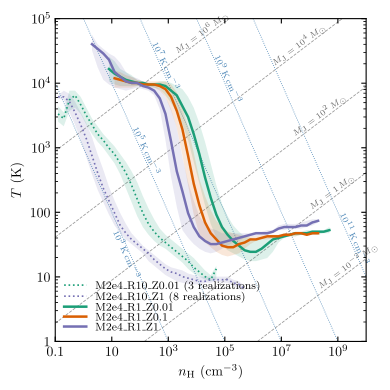

Generate this figure with Python:
"""n_H vs T phase diagrams of STARFORGE fiducial runs at two epochs.

For each entry in sim_paths.FIDUCIAL_RUNS, pick a snapshot, compute n_H and
T particle-wise (same recipe as gizmo/test/gmc_cooling/test_gmc_cooling.py),
and accumulate into a shared (log n_H, log T) 2D histogram per (cloud, logZ)
group. Pooling realizations by summing histograms keeps memory bounded.

Two PDFs are produced:
  * nH_vs_T.pdf       — first available snapshot in each output dir
  * nH_vs_T_t50.pdf   — snapshot at which N_stars first reaches 0.5 * N_final

Curves are per-n_H-column 16/50/84 percentiles recovered from the CDF; color
by logZ via sim_paths.logz_to_color, linestyle by cloud size (R1 solid, R10
dotted) matching sfe_vs_time.py. Lines of constant Jeans mass follow the
Hennebelle & Grudic 2024 ARAA Eq. 12 convention.
"""

import glob
import hashlib
import os

import h5py
import matplotlib
matplotlib.use("Agg")
from matplotlib import pyplot as plt
import numpy as np
from astropy import constants as c, units as u

from sim_paths import FIDUCIAL_RUNS, logz_to_color


RHO_TO_NH_CODE = (u.Msun / u.pc**3).to(c.m_p / u.cm**3)

# sim_paths.SimRun.path points into imf_data/, which only mirrors IMF.dat etc.
# The actual snapshot files live on ceph.
CEPH_ROOT = "/mnt/ceph/users/starforge"
IMF_ROOT = "imf_data"


def ceph_path(p):
    rel = os.path.relpath(p, IMF_ROOT)
    return os.path.join(CEPH_ROOT, rel)

LOG_NH_BINS = np.linspace(-1, 10, 56)
LOG_T_BINS = np.linspace(-1, 5, 251)
NH_CENTERS = 10.0 ** (0.5 * (LOG_NH_BINS[1:] + LOG_NH_BINS[:-1]))
T_CENTERS = 10.0 ** (0.5 * (LOG_T_BINS[1:] + LOG_T_BINS[:-1]))


def _snap_num(path):
    return int(os.path.basename(path).removeprefix("snapshot_").split(".")[0])


def first_snapshot(output_dir):
    files = glob.glob(os.path.join(output_dir, "snapshot_*.hdf5"))
    if not files:
        return None
    return min(files, key=_snap_num)


def _n_stars(snap_path):
    with h5py.File(snap_path, "r") as F:
        return int(F["Header"].attrs.get("NumPart_Total", [0] * 6)[5])


def snapshot_at_half_stars(output_dir):
    """Snapshot where the cumulative star count first reaches 0.5 * N_final.

    N_final is taken from the last available snapshot. N_stars is monotonic
    in snapshot index (sinks never disappear), so we bisect over the sorted
    snapshot list and only read each candidate's Header.
    """
    files = sorted(glob.glob(os.path.join(output_dir, "snapshot_*.hdf5")),
                   key=_snap_num)
    if not files:
        return None
    n_final = _n_stars(files[-1])
    if n_final < 2:
        return None
    target = 0.5 * n_final
    lo, hi = 0, len(files) - 1
    while lo < hi:
        mid = (lo + hi) // 2
        if _n_stars(files[mid]) >= target:
            hi = mid
        else:
            lo = mid + 1
    return files[lo]


CACHE_DIR = os.path.join(os.path.dirname(os.path.abspath(__file__)),
                         ".nH_vs_T_cache")


def _cache_path(snap_path):
    h = hashlib.md5(os.path.abspath(snap_path).encode()).hexdigest()[:16]
    return os.path.join(CACHE_DIR, f"{h}.npz")


def _build_snap_hist(snap_path):
    with h5py.File(snap_path, "r") as F:
        Z = F["PartType0/Metallicity"][:, :2]
        XH = 1.0 - Z[:, 0] - Z[:, 1]
        nH = F["PartType0/Density"][:] * XH * RHO_TO_NH_CODE
        T = F["PartType0/Temperature"][:]
    mask = (nH > 0) & (T > 0)
    log_nH = np.log10(nH[mask])
    log_T = np.log10(T[mask])
    h, _, _ = np.histogram2d(log_nH, log_T, bins=(LOG_NH_BINS, LOG_T_BINS))
    return h


def snap_hist(snap_path):
    """Per-snapshot (log n_H, log T) histogram, cached to disk.

    Cache is invalidated if the snapshot's mtime advances or if the bin edges
    differ from what's stored in the cache file.
    """
    cpath = _cache_path(snap_path)
    snap_mtime = os.path.getmtime(snap_path)
    if os.path.exists(cpath):
        try:
            data = np.load(cpath)
            if (float(data["snap_mtime"]) >= snap_mtime
                    and np.array_equal(data["log_nh_bins"], LOG_NH_BINS)
                    and np.array_equal(data["log_t_bins"], LOG_T_BINS)):
                print(f"  cache hit  {snap_path}")
                return data["hist"]
        except Exception:
            pass  # fall through to rebuild
    print(f"  reading    {snap_path}")
    h = _build_snap_hist(snap_path)
    os.makedirs(CACHE_DIR, exist_ok=True)
    np.savez(cpath,
             snap_mtime=np.array(snap_mtime),
             log_nh_bins=LOG_NH_BINS,
             log_t_bins=LOG_T_BINS,
             hist=h)
    return h


def percentiles_from_hist(hist, qs=(0.16, 0.5, 0.84)):
    """For each n_H column, return T at the requested CDF quantiles.

    NaN where the column is empty.
    """
    out = np.full((len(qs), hist.shape[0]), np.nan)
    col_totals = hist.sum(axis=1)
    for i in range(hist.shape[0]):
        n = col_totals[i]
        if n < 10:  # need at least a few particles for percentiles to be meaningful
            continue
        cdf = np.cumsum(hist[i]) / n
        for j, q in enumerate(qs):
            k = np.searchsorted(cdf, q)
            k = min(k, len(T_CENTERS) - 1)
            out[j, i] = T_CENTERS[k]
    return out


# Group fiducial runs by (cloud_R, logZ). Pooling realizations across drivings
# is done implicitly via the shared histogram for each group.
groups = {}
for run in FIDUCIAL_RUNS:
    key = (run.R_cloud, run.logZ)
    groups.setdefault(key, []).append(run)


# Jeans-mass normalization (Hennebelle & Grudic 2024 ARAA, Eq. 12):
#   M_J = (pi^{5/2}/6) c_s^3 / sqrt(G^3 rho)
# with c_s^2 = k T / (mu m_H), mu = 2.3 (fully molecular gas), and mass
# density rho = mu_H m_H n_H, mu_H = 1.4 (mean mass per H nucleus, He
# included). In M_sun: M_J = MJ_PREFACTOR * T^{3/2} / n_H^{1/2}.
MU = 2.3
MU_H = 1.4
_kB = c.k_B.cgs.value
_mH = c.m_p.cgs.value
_G = c.G.cgs.value
_Msun = c.M_sun.cgs.value
MJ_PREFACTOR = (
    (np.pi ** 2.5 / 6.0) * _kB**1.5
    / ((MU * _mH) ** 1.5 * _G**1.5 * np.sqrt(MU_H * _mH))
    / _Msun
)

XLIM = (0.1, 1e10)
YLIM = (1, 1e5)


def make_plot(picker, out_pdf):
    fig, ax = plt.subplots(figsize=(4, 4))

    # Track each cloud's 16/84 envelope in log space so annotations can dodge it.
    data_envelopes = []  # list of (log_nH_centers, log_q16, log_q84)

    for (R_cloud, logZ) in sorted(groups, key=lambda k: (k[0], k[1])):
        runs = groups[(R_cloud, logZ)]
        hist = np.zeros((len(NH_CENTERS), len(T_CENTERS)))
        n_real = 0
        for run in runs:
            snap = picker(ceph_path(run.path))
            if snap is None:
                print(f"skip (no snapshot): {run.path}")
                continue
            hist += snap_hist(snap)
            n_real += 1
        if n_real == 0:
            continue

        q = percentiles_from_hist(hist)
        color = logz_to_color(logZ)
        is_r10 = R_cloud == 10.0
        lw, ls = (1.2, "dotted") if is_r10 else (1.8, "solid")

        r_str = "R10" if is_r10 else "R1"
        z_str = f"{10.0 ** logZ:g}"
        base = f"M2e4_{r_str}_Z{z_str}"
        label = f"{base} ({n_real} realizations)" if n_real > 1 else base

        ax.plot(NH_CENTERS, q[1], color=color, lw=lw, ls=ls, label=label)
        ax.fill_between(NH_CENTERS, q[0], q[2], color=color, alpha=0.15, lw=0)
        data_envelopes.append((np.log10(NH_CENTERS),
                               np.log10(q[0]), np.log10(q[2])))

    ax.set(
        xscale="log", yscale="log",
        xlabel=r"$n_{\rm H}\ (\mathrm{cm}^{-3})$",
        ylabel=r"$T\ (\mathrm{K})$",
        xlim=XLIM, ylim=YLIM,
    )

    # Build the legend before drawing guide-line annotations so we know its
    # bbox and can keep annotations clear of it. Order M2e4_R10 first
    # (low Σ), then M2e4_R1, matching sfe_vs_time.py.
    _handles, _labels = ax.get_legend_handles_labels()
    _order = sorted(range(len(_labels)),
                    key=lambda i: (0 if "M2e4_R10" in _labels[i] else 1,
                                   _labels[i]))
    leg = ax.legend(
        [_handles[i] for i in _order], [_labels[i] for i in _order],
        loc="lower left", fontsize=8, edgecolor="black",
        borderaxespad=0.4, labelspacing=0.0,
    )
    leg.get_frame().set_linewidth(0.8)

    # Legend bbox in (log n_H, log T) for annotation dodging.
    fig.canvas.draw()
    _b = leg.get_window_extent()
    _inv = ax.transData.inverted()
    (_lx0, _ly0) = _inv.transform((_b.x0, _b.y0))
    (_lx1, _ly1) = _inv.transform((_b.x1, _b.y1))
    legend_log_box = (np.log10(_lx0), np.log10(_lx1),
                      np.log10(_ly0), np.log10(_ly1))

    def display_angle_deg(x0, y0, x1, y1):
        (px0, py0), (px1, py1) = ax.transData.transform([(x0, y0), (x1, y1)])
        return float(np.degrees(np.arctan2(py1 - py0, px1 - px0)))

    def clip_to_box(T_of_nH, nH_at_T):
        n_y_min, n_y_max = sorted((nH_at_T(YLIM[0]), nH_at_T(YLIM[1])))
        n_min = max(XLIM[0], n_y_min)
        n_max = min(XLIM[1], n_y_max)
        if n_min >= n_max:
            return None
        return n_min, n_max

    def envelope_clearance(log_nH_c, log_T_c):
        out = np.inf
        for d_logx, d_q16, d_q84 in data_envelopes:
            valid = np.isfinite(d_q16) & np.isfinite(d_q84)
            if valid.sum() < 2:
                continue
            if log_nH_c < d_logx[valid][0] or log_nH_c > d_logx[valid][-1]:
                continue
            q16 = float(np.interp(log_nH_c, d_logx[valid], d_q16[valid]))
            q84 = float(np.interp(log_nH_c, d_logx[valid], d_q84[valid]))
            if q16 <= log_T_c <= q84:
                depth = min(log_T_c - q16, q84 - log_T_c)
                out = min(out, -depth)
            else:
                d = min(abs(log_T_c - q16), abs(log_T_c - q84))
                out = min(out, d)
        lx0, lx1, ly0, ly1 = legend_log_box
        inside_x = lx0 <= log_nH_c <= lx1
        inside_y = ly0 <= log_T_c <= ly1
        if inside_x and inside_y:
            depth = min(log_nH_c - lx0, lx1 - log_nH_c,
                        log_T_c - ly0, ly1 - log_T_c)
            out = min(out, -depth)
        else:
            dx = 0 if inside_x else min(abs(log_nH_c - lx0),
                                        abs(log_nH_c - lx1))
            dy = 0 if inside_y else min(abs(log_T_c - ly0),
                                        abs(log_T_c - ly1))
            out = min(out, float(np.hypot(dx, dy)))
        return out

    text_offset_log = 0.08

    def annotate_diagonal(x_arr, y_arr, label, color):
        log_x = np.log10(x_arr)
        log_y = np.log10(y_arr)
        n = len(x_arr)
        lo, hi = max(1, int(0.15 * n)), min(n - 2, int(0.85 * n))
        candidates = np.unique(np.linspace(lo, hi, 30).astype(int))

        best = (lo, "bottom", -np.inf)
        for i in candidates:
            for sign, va in ((+1, "bottom"), (-1, "top")):
                log_T_eff = log_y[i] + sign * text_offset_log
                if not (np.log10(YLIM[0]) < log_T_eff < np.log10(YLIM[1])):
                    continue
                score = envelope_clearance(log_x[i], log_T_eff)
                if score > best[2]:
                    best = (int(i), va, score)

        i_best, va_best, _ = best
        nxt = i_best + 1 if i_best + 1 < n else i_best - 1
        angle = display_angle_deg(x_arr[i_best], y_arr[i_best],
                                  x_arr[nxt], y_arr[nxt])
        ax.text(x_arr[i_best], y_arr[i_best], label, fontsize=6, color=color,
                ha="center", va=va_best, rotation=angle,
                rotation_mode="anchor", zorder=0)

    def draw_curve(nH_min, nH_max, T_func, color, ls):
        nH = np.logspace(np.log10(nH_min), np.log10(nH_max), 100)
        T = T_func(nH)
        ax.plot(nH, T, color=color, lw=0.6, ls=ls, zorder=0)
        return nH, T

    # Jeans-mass lines (slope +1/3 in log-log).
    for log_mj in (-2, 0, 2, 4, 6):
        M_J = 10.0**log_mj
        A = (M_J / MJ_PREFACTOR) ** (2.0 / 3.0)  # T = A * n^(1/3)
        T_of_n = lambda n, A=A: A * n ** (1.0 / 3.0)
        n_of_T = lambda T, A=A: (T / A) ** 3
        clip = clip_to_box(T_of_n, n_of_T)
        if clip is None:
            continue
        nH_arr, T_arr = draw_curve(*clip, T_of_n, "0.6", "--")
        label = (rf"$M_{{\rm J}}=10^{{{log_mj}}}\,M_\odot$"
                 if log_mj != 0 else r"$M_{\rm J}=1\,M_\odot$")
        annotate_diagonal(nH_arr, T_arr, label, "0.4")

    # Isobars of constant P/k_B = n_H * T (K cm^-3). Slope -1 in log-log.
    isobar_color = "steelblue"
    for log_p in (3, 5, 7, 9, 11):
        P_over_kB = 10.0**log_p
        T_of_n = lambda n, P=P_over_kB: P / n
        n_of_T = lambda T, P=P_over_kB: P / T
        clip = clip_to_box(T_of_n, n_of_T)
        if clip is None:
            continue
        nH_arr, T_arr = draw_curve(*clip, T_of_n, isobar_color, ":")
        label = rf"$10^{{{log_p}}}\,\mathrm{{K\,cm^{{-3}}}}$"
        annotate_diagonal(nH_arr, T_arr, label, isobar_color)

    fig.tight_layout()
    fig.savefig(out_pdf, bbox_inches="tight")
    plt.close(fig)
    print(f"wrote {out_pdf}")


make_plot(first_snapshot, "nH_vs_T.pdf")
make_plot(snapshot_at_half_stars, "nH_vs_T_t50.pdf")
